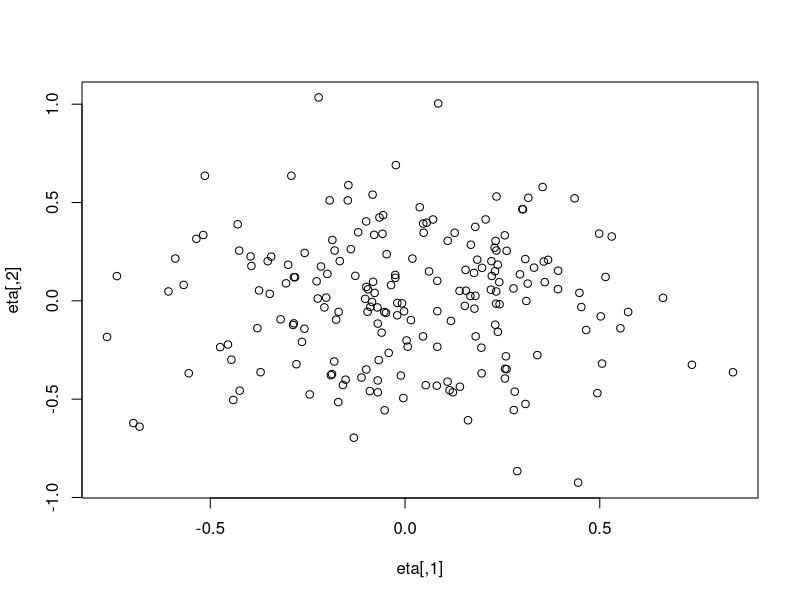
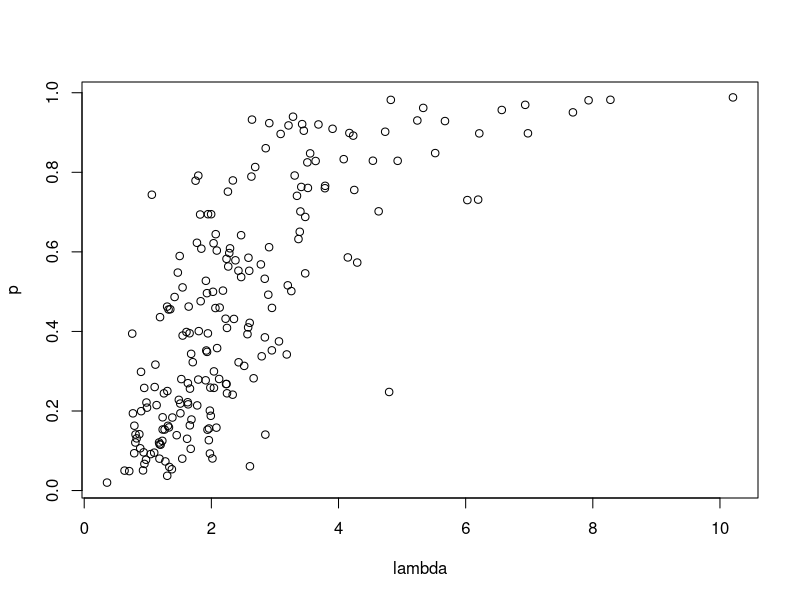

Generate these figures, in order, with R:
# simulating data for bird clutch size poisson-gamma hierarchy example:
n <- 200
Sigma <- matrix(c(.1, 0, 0, .1), nrow=2)
eta <- matrix(rnorm(2*n), ncol=2) %*% chol(Sigma)
eta[, 1] <- eta[, 1]
plot(eta)
mass <- exp(rnorm(n, 1, .3))
p <- plogis(eta[, 1] + 2 * mass - 6)
lambda <- exp(eta[, 2] + .6 * mass - 1)

plot(lambda, p)
y <- rpois(n, lambda)
z <- rbinom(n, size=y, prob=p)

d <- data.frame(eggs = y, 
                fledglings = z, 
                bird_mass = exp(rnorm(n)), 
                population = rep(c('A', 'B', 'C', 'D'), each=25))
write.csv(d, 'eggs.csv', row.names=FALSE)
